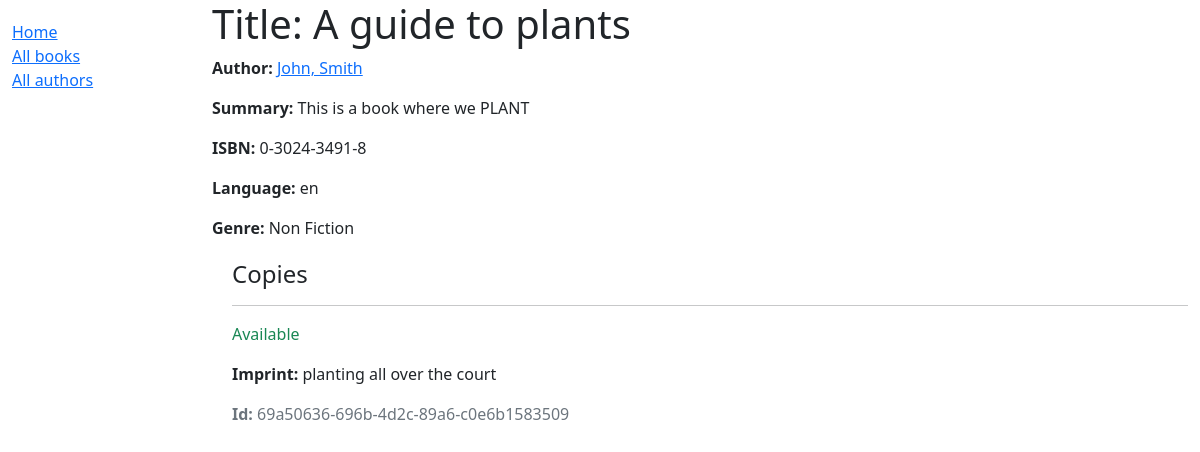
/catalog/book/2, run on the app's committed database.
### catalog/models.py (models this page shows, shortened)
class Book(models.Model):
    title = models.CharField(max_length=200) # title is a field of the Book model
    author = models.ForeignKey('Author', on_delete=models.SET_NULL, null=True,) # author is a field of the Book model
    summary = models.TextField(max_length=1000, help_text="Enter a brief description of the book")
    isbn = models.CharField('ISBN', max_length=13, help_text='13 Character <a href="https://www.isbn-international.org/content/what-isbn">ISBN number</a>')
    genre = models.ManyToManyField(Genre, help_text="Select a genre for this book") #many to many relationship because a book can have many genres and a genre can have many books
    language = models.CharField(max_length=3, choices=LANGUAGES, blank=True, default='en', help_text='Book language')

class Author(models.Model):
    first_name = models.CharField(max_length=100)
    last_name = models.CharField(max_length=100)
    date_of_birth = models.DateField(null=True, blank=True)
    date_of_death = models.DateField('Died', null=True, blank=True)
    class Meta:
        ordering = ["last_name"]
    def __str__(self):
        return '%s, %s' % (self.last_name, self.first_name)

class Genre(models.Model): # model.Model is a class that represents a database table in Django
    name = models.CharField(max_length=200, help_text="Enter a book genre (e.g. Science Fiction, French Poetry etc.)")
    def __str__(self):
        return self.name #returns the name of the genre

class BookInstance(models.Model):
    id = models.UUIDField(primary_key=True, default=uuid.uuid4, help_text="Unique ID for this particular book across whole library")
    book = models.ForeignKey('Book', on_delete=models.SET_NULL, null=True)
    imprint = models.CharField(max_length=200)
    due_back = models.DateField(null=True, blank=True)
    LOAN_STATUS = (
        ('m', 'Maintenance'),
        ('o', 'On loan'),
        ('a', 'Available'),
        ('r', 'Reserved'),
    )
    status = models.CharField(max_length=1, choices=LOAN_STATUS, blank=True, default='m', help_text='Book availability')
    class Meta:
        ordering = ["due_back"]

### catalog/views.py (the view)
# urls.py: path('book/<int:pk>', views.BookDetailView.as_view(), name='book-detail'), #this is the path to the book detail page
class BookDetailView(generic.DetailView):
    model = Book

### catalog/templates/catalog/book_detail.html (shortened to what this page needs)
{% extends "base_generic.html" %}
{% block content %}
  <h1>Title: {{ book.title }}</h1>
  <p><strong>Author:</strong> <a href="">{{ book.author }}</a></p>
  <p><strong>Summary:</strong> {{ book.summary }}</p>
  <p><strong>ISBN:</strong> {{ book.isbn }}</p>
  <p><strong>Language:</strong> {{ book.language }}</p>
  <p><strong>Genre:</strong> {{ book.genre.all|join:", " }}</p>
  <div style="margin-left:20px;margin-top:20px">
    <h4>Copies</h4>
    {% for copy in book.bookinstance_set.all %}
      <hr>
      <p class="{% if copy.status == 'a' %}text-success{% elif copy.status == 'm' %}text-danger{% else %}text-warning{% endif %}">
        {{ copy.get_status_display }}
      </p>
      <p><strong>Imprint:</strong> {{ copy.imprint }}</p>
      <p class="text-muted"><strong>Id:</strong> {{ copy.id }}</p>
    {% endfor %}
  </div>
{% endblock %}

### data on the page
Book: author "John, Smith", summary "This is a book where we PLANT", isbn "0-3024-3491-8", language "en", genre.all "Non Fiction"
BookInstance: status "Available", imprint "planting all over the court", id "69a50636-696b-4d2c-89a6-c0e6b1583509"
